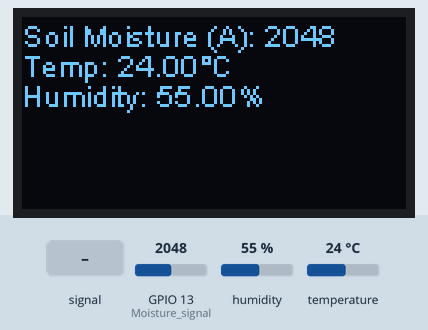
Recording of a sketch running on a simulated ESP32. Parts: 128×64 one-colour display. The inputs (shaded band) are chosen by the test bench; at power-on: humidity 55 %, GPIO 13 (Moisture_signal) = 2048, temperature 24 °C. Nothing arrives over Bluetooth unless stated; a phone connects over Bluetooth LE 3 s after start; what the sketch prints to the serial monitor is not drawn.

Above: at 2.8 s.
2.9 s: GPIO 13 (Moisture_signal) fed a 200 Hz sine of ±327 counts around its level
At 4.6 s:
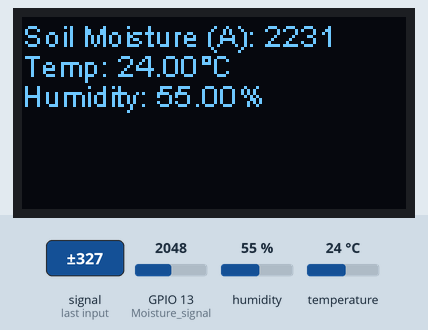
7.6 s: humidity set to 22 %
At 9.5 s:
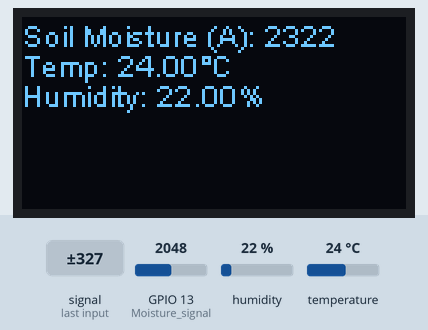
11.6 s: GPIO 13 (Moisture_signal) set to 2866
At 13.1 s:
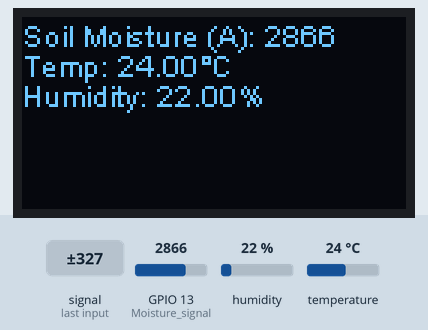
14.3 s: temperature set to 12 °C
At 16.7 s:
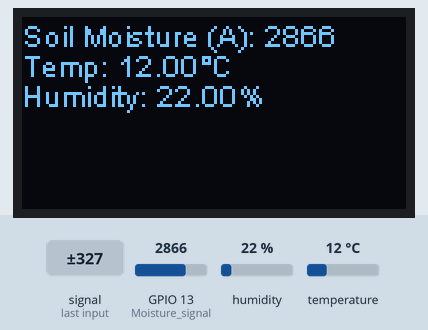
17.7 s: GPIO 13 (Moisture_signal) fed a 1000 Hz sine of ±1023 counts around its level
At 19.1 s:
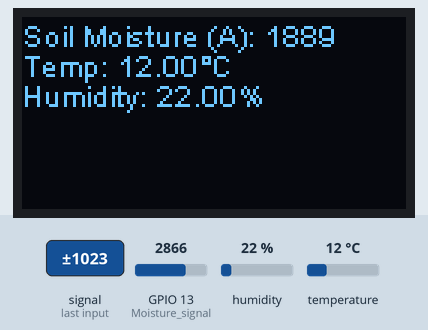
21.7 s: GPIO 13 (Moisture_signal) set to 3603
At 22.8 s:
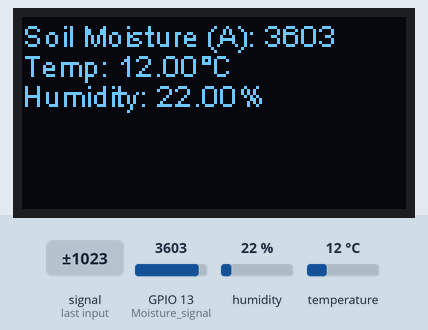
Timing chart, 0 to 24.7 s (numbered marks = the images above; inputs shaded):
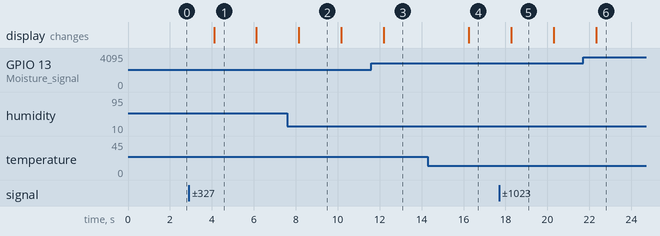

Measured:
- after the input at 2.9 s, the display: changes after 1.2 s (image 1)
- after the input at 14.3 s, the display: changes after 1.9 s (image 4)
- after the input at 17.7 s, the display: changes after 0.57 s (image 5)
- what the display in image 1 shows lasts 2.0 s, from 4.1 s to 6.1 s

The sketch:

bluetooth.ino
```cpp
#include <BLEDevice.h>
#include <BLEUtils.h>
#include <BLEServer.h>
#include "heltec.h"
#include "DHTesp.h"

#define DEVICE_NAME         "Joshua BLE"
#define SERVICE_UUID        "4fafc201-1fb5-459e-8fcc-c5c9c331914b"
#define CHARACTERISTIC_UUID "beb5483e-36e1-4688-b7f5-ea07361b26a8"

BLEServer *pServer = nullptr;
BLECharacteristic *pCharacteristic = nullptr;
int Moisture_signal = 13;
DHTesp dht;
float lastTemperature = -1.0;
float lastHumidity = -1.0;

class MyServerCallbacks: public BLEServerCallbacks {
    void onConnect(BLEServer* pServer) {
    };

    void onDisconnect(BLEServer* pServer) {
      Serial.println("Client disconnected, start advertising");
      BLEDevice::startAdvertising();
    }
};

void setup() {
  Heltec.begin(true, false, true);
  pinMode(Moisture_signal, INPUT);
  Serial.begin(9600);


  dht.setup(27, DHTesp::DHT11);


  BLEDevice::init(DEVICE_NAME);
  pServer = BLEDevice::createServer();
  pServer->setCallbacks(new MyServerCallbacks());
  BLEService *pService = pServer->createService(SERVICE_UUID);
  pCharacteristic = pService->createCharacteristic(
    CHARACTERISTIC_UUID,
    BLECharacteristic::PROPERTY_READ | BLECharacteristic::PROPERTY_NOTIFY
  );
  pService->start();
  BLEAdvertising *pAdvertising = BLEDevice::getAdvertising();
  pAdvertising->addServiceUUID(SERVICE_UUID);
  pAdvertising->setScanResponse(true);
  BLEDevice::startAdvertising();
  Serial.println("BLE Initialized");
}

void printToScreen(String s) {
  Heltec.display->clear();

  int lineSpacing = 10;
  int yPos = 0;


  int idx = 0;
  while (idx != -1) {
    int newLineIdx = s.indexOf('\n', idx);
    String line = (newLineIdx == -1) ? s.substring(idx) : s.substring(idx, newLineIdx);
    Heltec.display->drawString(0, yPos, line);
    yPos += lineSpacing;
    if (newLineIdx == -1) break;
    idx = newLineIdx + 1;
  }

  Heltec.display->display();
}

void loop() {
  int Moisture = analogRead(Moisture_signal);

  float temperature = dht.getTemperature();
  float humidity = dht.getHumidity();


  if (!isnan(temperature) && temperature != lastTemperature) {
    lastTemperature = temperature;
  }
  if (!isnan(humidity) && humidity != lastHumidity) {
    lastHumidity = humidity;
  }


  String displayText = "Soil Moisture (A): " + String(Moisture) +
                       "\nTemp: " + String(lastTemperature) + "°C" +
                       "\nHumidity: " + String(lastHumidity) + "%";
  printToScreen(displayText);

  String sensorData = String(Moisture) + "," + String(lastTemperature) + "," + String(lastHumidity);
  if (pCharacteristic) {
    pCharacteristic->setValue(sensorData.c_str());
    pCharacteristic->notify();
  }

  delay(2000);
}
```
